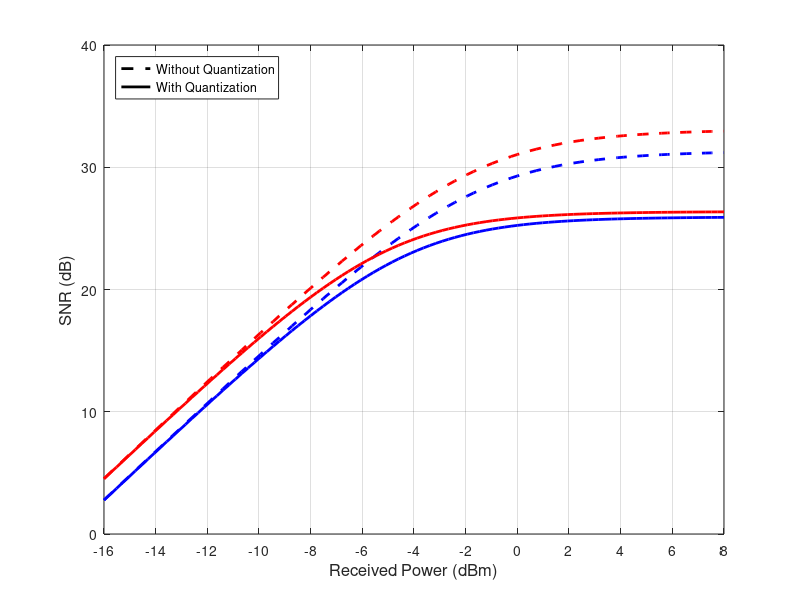

MATLAB code for this plot: (Note: this script raises an error after producing the figure.)
clear, clc, close all

%% Evaluate different noise regimes
% PSDs are unilateral, unless otherwise indicated

PrxdBm = linspace(-16,8);
Prx = 1e-3*10.^(PrxdBm/10);


% Simulation parameters
Nc = 64;
Nu = 52;
rclip = 3.7;
fs = [65.8e9 43.9e9];  % sampling rate
ENOB = 6;

ros = Nc/Nu;

BW = fs/ros; % two-sided noise bandwidth BW = fs/ros

%% Thermal noise
NEP = 30e-12; % A/sqrt(Hz)
N0 = NEP^2;

Sth = @(P) 10*log10(NEP^2)*ones(size(P));

%% Shot Noise
R = 1;
q = 1.60217657e-19;      % electron charge (C)
Id = 0;                  % dark current

Sshot = @(P) 2*q*(R*P + Id);     % one-sided shot noise PSD

%% Intensity noise
RIN = -150;     % dB/Hz
% RIN must be in dB/Hz
Srin = @(RIN, P) 10^(RIN/10)*2*R^2*P.^2;

%
% Pn = (Prx/rclip).^2/Nu;

varQ = Prx.^2/(3*2^(2*ENOB));

SNR16QAM = 10*log10(ros*(Prx/rclip).^2./(fs(1)/2*(N0 + 2*q*R*Prx + Srin(RIN, Prx))));
SNR64QAM = 10*log10(ros*(Prx/rclip).^2./(fs(2)/2*(N0 + 2*q*R*Prx + Srin(RIN, Prx))));

SNR16QAMQ = 10*log10(ros*(Prx/rclip).^2./(fs(1)/2*(N0 + 2*q*R*Prx + Srin(RIN, Prx)) + 2*varQ));
SNR64QAMQ = 10*log10(ros*(Prx/rclip).^2./(fs(2)/2*(N0 + 2*q*R*Prx + Srin(RIN, Prx)) + 2*varQ));

% SNR16QAM = 10*log10(Pn./(1/Nc*BW(1)*(N0/2 + Sshot(Prx)/2 + Srin(RIN, Prx)/2)));
% SNR64QAM = 10*log10(Pn./(1/Nc*BW(2)*(N0/2 + Sshot(Prx)/2 + Srin(RIN, Prx)/2)));
% 
% SNR16QAMQ = 10*log10(Pn./(1/Nc*BW(1)*(N0/2 + Sshot(Prx)/2 + Srin(RIN, Prx)/2) + 1/Nc*2*varQ));
% SNR64QAMQ = 10*log10(Pn./(1/Nc*BW(2)*(N0/2 + Sshot(Prx)/2 + Srin(RIN, Prx)/2) + 1/Nc*2*varQ));

%% Figures
Colors = num2cell(lines(6), 2);
figure, hold on, grid on, box on
plot(-10, -10, '--k', 'LineWidth', 2)
plot(-10, -10, '-k', 'LineWidth', 2)
plot(PrxdBm, SNR16QAM, '--b', 'LineWidth', 2)
plot(PrxdBm, SNR16QAMQ, '-b', 'LineWidth', 2)
plot(PrxdBm, SNR64QAM, '--r', 'LineWidth', 2)
plot(PrxdBm, SNR64QAMQ, '-r', 'LineWidth', 2)
legend('Without Quantization', 'With Quantization', 'Location', 'NorthWest')
xlabel('Received Power (dBm)', 'FontSize', 12)
ylabel('SNR (dB)',  'FontSize', 12)
axis([-16 8 0 40])
set(gca, 'xtick', -16:2:8)

matlab2tikz('tikz\SNR_vs_Prec.tikz')
